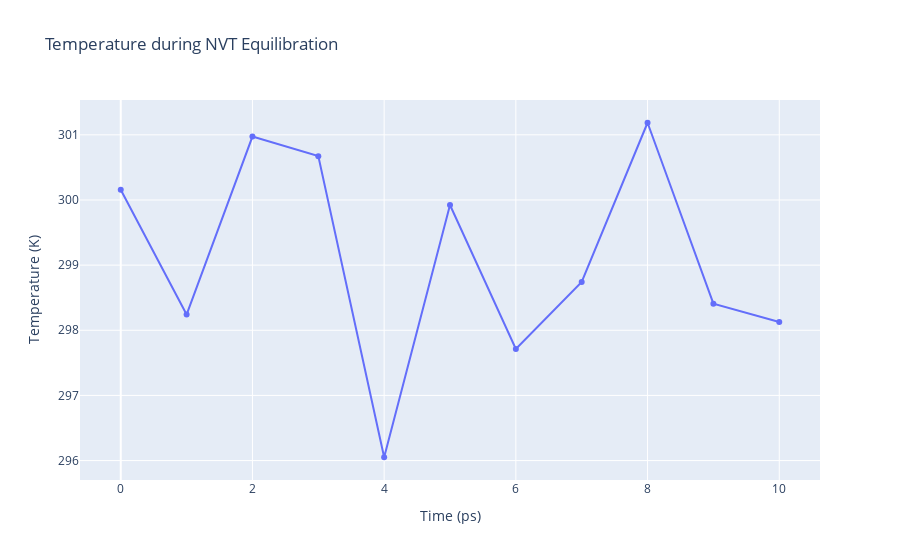

The notebook cell saved with this chart:
### Code cell
import plotly
import plotly.graph_objs as go

# Read temperature data from file 
with open(output_nvt_temp_xvg,'r') as temperature_file:
    x,y = map(
        list,
        zip(*[
            (float(line.split()[0]),float(line.split()[1]))
            for line in temperature_file 
            if not line.startswith(("#","@")) 
        ])
    )

plotly.offline.init_notebook_mode(connected=True)

fig = {
    "data": [go.Scatter(x=x, y=y)],
    "layout": go.Layout(title="Temperature during NVT Equilibration",
                        xaxis=dict(title = "Time (ps)"),
                        yaxis=dict(title = "Temperature (K)")
                       )
}

plotly.offline.iplot(fig)

### Figure 1 — Plotly figure (JSON) as saved in the notebook; plotly's stock layout.template omitted (floating-point values rounded to 4 significant figures)
{"data": [{"type": "scatter", "x": [0, 1, 2, 3, 4, 5, 6, 7, 8, 9, 10], "y": [300.2, 298.2, 301.0, 300.7, 296.1, 299.9, 297.7, 298.7, 301.2, 298.4, 298.1]}], "layout": {"title": {"text": "Temperature during NVT Equilibration"}, "xaxis": {"title": {"text": "Time (ps)"}}, "yaxis": {"title": {"text": "Temperature (K)"}}}}
